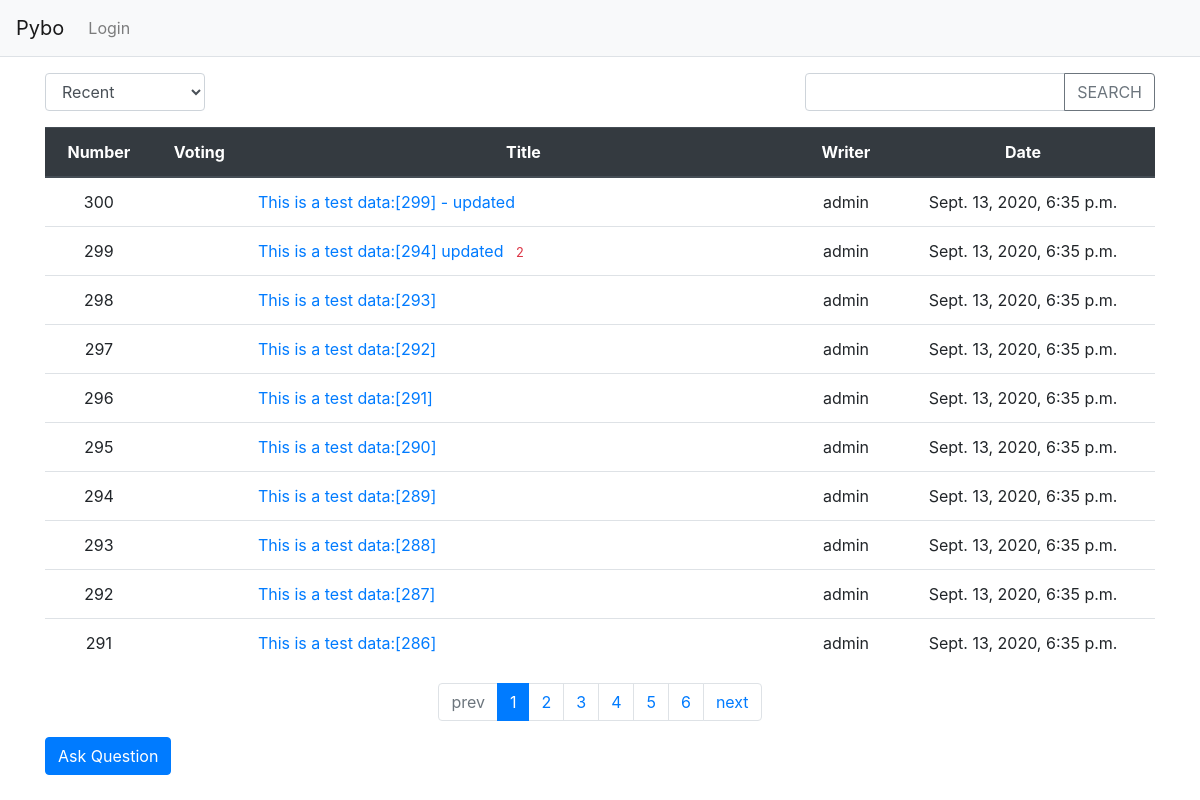
The app's page /, older data.
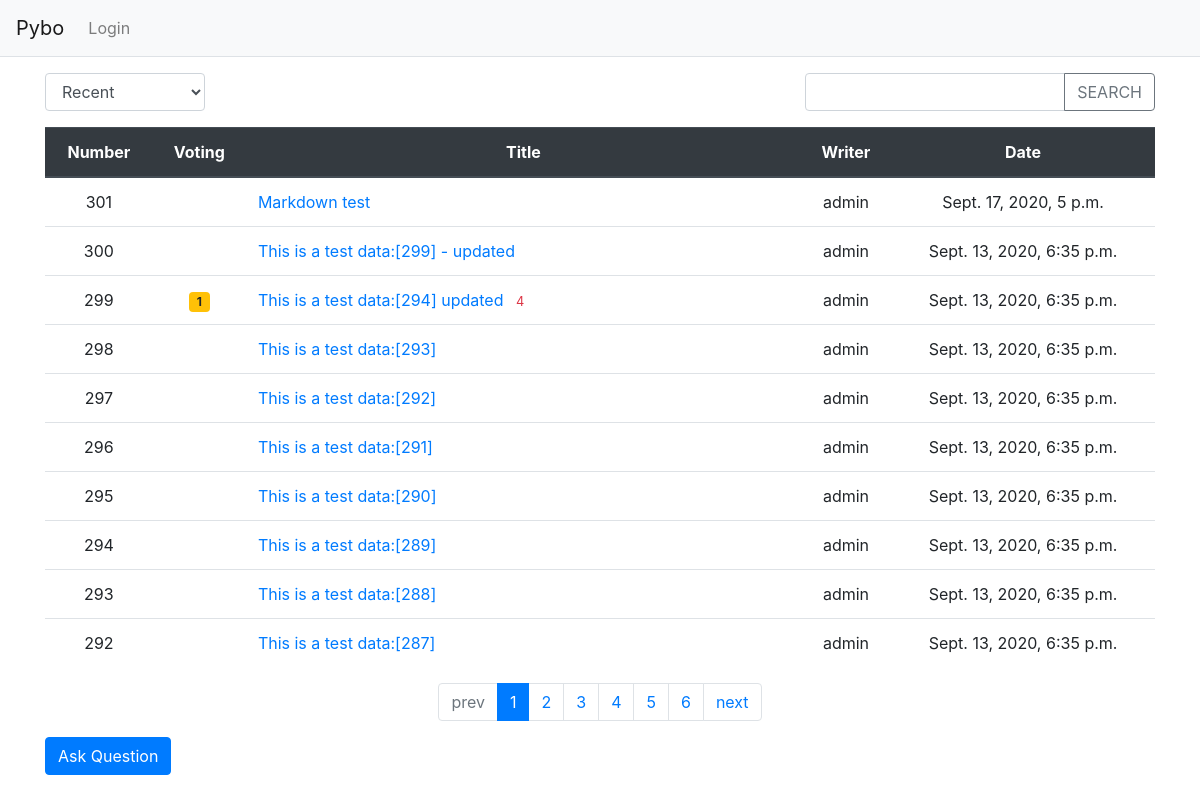
The same page, newer data.
### pybo/models.py (models this page shows, shortened)
class Question(models.Model):
    subject = models.CharField(max_length=200)
    content = models.TextField()
    create_date = models.DateTimeField()
    author = models.ForeignKey(User, on_delete=models.CASCADE, related_name='author_question')
    modify_date = models.DateTimeField(null=True, blank=True) # null allow, blank=true: form.is_valid() does not check this.
    voter = models.ManyToManyField(User, related_name='voter_question')

### pybo/views/base_views.py (the view, shortened to what this page needs)
# urls.py: path('', base_views.index, name='index'),  # '/' path
def index(request):
    page = request.GET.get('page', '1')  # page
    kw = request.GET.get('kw', '')  # search word
    so = request.GET.get('so', 'recent')  # ordering
    if so == 'recommend':
        question_list = Question.objects.annotate(num_voter=Count('voter')).order_by('-num_voter', '-create_date') # - means opposite
    elif so == 'popular':
        question_list = Question.objects.annotate(num_answer=Count('answer')).order_by('-num_answer', '-create_date')
    else:  # recent
        question_list = Question.objects.order_by('-create_date')
    paginator = Paginator(question_list, 10)  # show 10 per page
    page_obj = paginator.get_page(page)
    context = {'question_list': page_obj, 'page': page, 'kw': kw, 'so': so}
    return render(request, 'pybo/question_list.html', context)

### pybo/templatetags/pybo_filter.py (called while the page is built)
@register.filter
def sub(value, arg):
    return value - arg

### templates/pybo/question_list.html (shortened to what this page needs)
{% extends 'base.html' %}
{% load pybo_filter %}
{% block content %}
<div class="container my-3">
    <div class="row justify-content-between my-3">
        <div class="col-2">
            <select class="form-control so">
                <option value="recent" {% if so == 'recent' %}selected{% endif %}>Recent</option>
            </select>
        </div>
        <div class="col-4 input-group">
            <input type="text" class="form-control kw" value="{{ kw | default_if_none:'' }}">
            <div class="input-group-append">
                <button class="btn btn-outline-secondary" type="button" id="btn_search">SEARCH</button>
            </div>
        </div>
    </div>
    <table class="table">
        <thead>
        <tr class="text-center thead-dark">
            <th>Number</th>
            <th>Voting</th>
            <th style="width:50%">Title</th>
            <th>Writer</th>
            <th>Date</th>
        </tr>
        </thead>
        <tbody>
        {% if question_list %}
        {% for question in question_list %}
        <tr class="text-center">
            <td>
                {{ question_list.paginator.count|sub:question_list.start_index|sub:forloop.counter0|add:1 }}
            </td>
            <td>
                {% if question.voter.all.count > 0 %}
                <span class="badge badge-warning px-2 py-1">{{ question.voter.all.count }}</span>
                {% endif %}
            </td>
            <td class="text-left">
                <a href="{% url 'pybo:detail' question.id %}">{{ question.subject }}</a>
                {% if question.answer_set.count > 0 %}
                    <span class="text-danger small ml-2">{{ question.answer_set.count }}</span>
                {% endif %}
            </td>
            <td>{{ question.author.username }}</td>
            <td>{{ question.create_date }}</td>
        </tr>
        {% endfor %}
        {% else %}
        <tr>
            <td colspan="3">No Data</td>
        </tr>
        {% endif %}
        </tbody>
    </table>
    <ul class="pagination justify-content-center">
        {% if question_list.has_previous %}
        <li class="page-item">
            <a class="page-link" data-page="{{ question_list.previous_page_number }}" href="#">prev</a>
        </li>
        {% else %}
        <li class="page-item disabled">
            <a class="page-link" tabindex="-1" aria-disabled="true" href="#">prev</a>
        </li>
        {% endif %}
        {% for page_number in question_list.paginator.page_range %}
        {% if page_number >= question_list.number|add:-5 and page_number <= question_list.number|add:5 %}
            {% if page_number == question_list.number %}
            <li class="page-item active" aria-current="page">
                <a class="page-link" data-page="{{ page_number }}" href="#">{{ page_number }}</a>
            </li>
            {% else %}
            <li class="page-item">
                <a class="page-link" data-page="{{ page_number }}" href="#">{{ page_number }}</a>
            </li>
            {% endif %}
        {% endif %}
        {% endfor %}
        {% if question_list.has_next %}
        <li class="page-item">
            <a class="page-link" data-page="{{ question_list.next_page_number }}" href="#">next</a>
        </li>
        {% else %}
        <li class="page-item disabled">
            <a class="page-link" tabindex="-1" aria-disabled="true" href="#">next</a>
        </li>
        {% endif %}
    </ul>
    <a href="{% url 'pybo:question_create' %}" class="btn btn-primary">Ask Question</a>
</div>
{% endblock %}

Row changes from the older to the newer data that the page shows:
no longer on this page (row unchanged): Question: paginator.count|sub "291", subject "This is a test data:[286]", author.username "admin", create_date "Sept. 13, 2020, 6:35 p.m."
added Question: paginator.count|sub "301", subject "Markdown test", author.username "admin", create_date "Sept. 17, 2020, 5 p.m."
shown differently, row unchanged: Question "This is a test data:[294] updated": voter.all.count (not shown) → "1"; answer_set.count "2" → "4"
